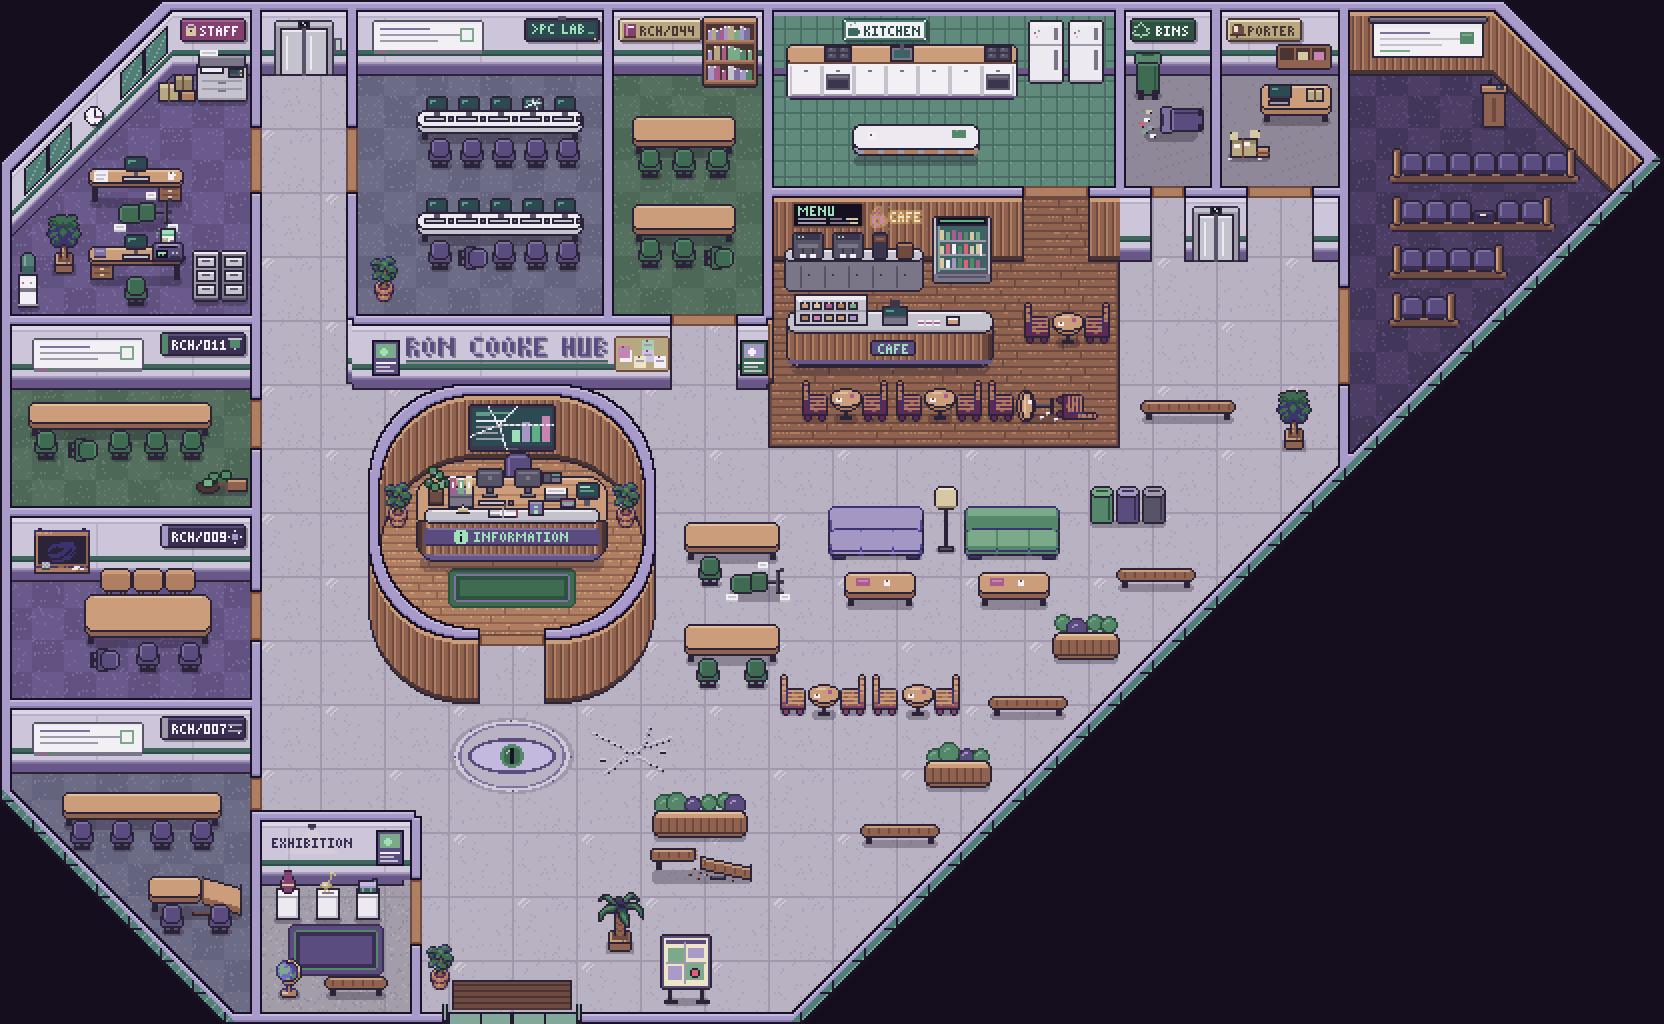

Tiled map render using the project's own tile images. Description and the map definition, with tile-layer contents summarised, below:
An orthogonal 52x32 tile map with 32x32 px tiles, 8 tile layers (Floor, Floor Decor, Wall Faces, Wall Tops, ...), 4 tilesets and 237 objects (118x wall, 51x prop, 13x room, 10x bush, 6x bench, ...).

<map version="1.10" tiledversion="1.12.2" orientation="orthogonal" renderorder="right-down" width="52" height="32" tilewidth="32" tileheight="32" infinite="0" backgroundcolor="#140e1e" nextlayerid="18" nextobjectid="238">
 <properties>
  <property name="name" value="Ron Cooke Hub" />
  <property name="theme" value="cthulhu" />
 </properties>
 <tileset firstgid="1" source="ron_cooke_structure_32.tsx" />
 <tileset firstgid="561" source="ron_cooke_furnishings_32.tsx" />
 <tileset firstgid="2801" source="ron_cooke_props_32.tsx" />
 <tileset firstgid="3889" source="interiors_cthulhu_32.tsx" />
 <layer id="1" name="Floor" width="52" height="32">
  <data>[1664 cells, 1298 non-empty, 216 distinct tile ids]</data>
 </layer>
 <layer id="2" name="Floor Decor" width="52" height="32">
  <data>[1664 cells, 129 non-empty, 117 distinct tile ids]</data>
 </layer>
 <layer id="3" name="Wall Faces" width="52" height="32">
  <data>[1664 cells, 382 non-empty, 150 distinct tile ids]</data>
 </layer>
 <layer id="4" name="Wall Tops" width="52" height="32">
  <data>[1664 cells, 454 non-empty, 108 distinct tile ids]</data>
 </layer>
 <layer id="5" name="Wall Decor" width="52" height="32">
  <data>[1664 cells, 179 non-empty, 179 distinct tile ids]</data>
 </layer>
 <layer id="6" name="Furniture" width="52" height="32">
  <data>[1664 cells, 554 non-empty, 554 distinct tile ids]</data>
 </layer>
 <layer id="7" name="Interactables" width="52" height="32">
  <data>[1664 cells, 4 non-empty, 4 distinct tile ids]</data>
 </layer>
 <layer id="8" name="Above Player" width="52" height="32">
  <data>[1664 cells, 23 non-empty, 23 distinct tile ids]</data>
 </layer>
 <objectgroup id="9" name="Collision" visible="0">
  <object id="1" name="Glass wall (north-west corner)" type="wall" x="0" y="160">
   <polygon points="0,0 160,-160 248,-160 0,88" />
  </object>
  <object id="2" name="Wall (lecture theatre corner)" type="wall" x="1418" y="0">
   <polygon points="0,0 88,0 246,158 246,246" />
  </object>
  <object id="3" name="Glass wall (big window)" type="wall" x="1664" y="140">
   <polygon points="0,0 0,24 -860,884 -884,884" />
  </object>
  <object id="4" name="Glass wall (south-west corner)" type="wall" x="0" y="778">
   <polygon points="0,0 0,24 222,246 246,246" />
  </object>
  <object id="5" name="Demo space wall" type="wall" x="416.2" y="396.2">
   <polygon points="0,0 -10.4,10 -14,10 -32,30 -32,33.6 -36,36 -36,39.6 -40,44 -40,49.6 -44,54 -46,71.6 -48,72 -48,223.6 -46,224 -44,241.6 -40,246 -40,251.6 -38,252 -36,259.6 -14,285.6 -10.4,285.6 -6,291.6 -2.4,291.6 0,295.6 3.6,295.6 8,299.6 13.6,299.6 18,303.6 25.6,303.6 26,305.6 35.6,305.6 36,307.6 63.6,307.6 63.6,232 48,232 47.6,230 38,230 37.6,228 30,228 25.6,224 20,224 19.6,222 12,220 9.6,216 6,216 1.6,210 -2,210 -14.4,197.6 -14.4,194 -24.4,183.6 -24.4,180 -28.4,175.6 -28.4,170 -32.4,165.6 -32.4,158 -34.4,157.6 -32.4,130 -28.4,125.6 -28.4,120 -26.4,119.6 -24.4,112 -14.4,101.6 -14.4,98 6,79.6 9.6,79.6 12,75.6 15.6,75.6 20,71.6 25.6,71.6 30,67.6 47.6,65.6 48,63.6 143.6,63.6 144,65.6 153.6,65.6 154,67.6 161.6,67.6 166,71.6 171.6,71.6 172,73.6 179.6,75.6 182,79.6 185.6,79.6 190,85.6 193.6,85.6 216,112 216,115.6 220,120 220,125.6 224,130 224,137.6 226,138 226,157.6 224,158 224,165.6 220,170 220,175.6 218,176 216,183.6 212,186 212,189.6 206,194 206,197.6 193.6,210 190,210 179.6,220 176,220 171.6,224 166,224 161.6,228 144,230 143.6,232 128,232 128,307.6 155.6,307.6 156,305.6 173.6,303.6 178,299.6 183.6,299.6 184,297.6 191.6,295.6 202,285.6 205.6,285.6 223.6,265.6 223.6,262 227.6,259.6 227.6,256 231.6,251.6 231.6,246 235.6,241.6 237.6,224 239.6,223.6 239.6,72 237.6,71.6 235.6,54 231.6,49.6 231.6,44 229.6,43.6 227.6,36 217.6,25.6 217.6,22 197.6,4 194,4 191.6,0 188,0 183.6,-4 178,-4 173.6,-8 156,-10 155.6,-12 36,-12 35.6,-10 18,-8 13.6,-4 8,-4 7.6,-2" />
  </object>
  <object id="6" name="Wall 1" type="wall" x="250" y="0" width="1168" height="76" />
  <object id="7" name="Wall 2" type="wall" x="248" y="2" width="2" height="74" />
  <object id="8" name="Wall 3" type="wall" x="1418" y="2" width="2" height="74" />
  <object id="9" name="Wall 4" type="wall" x="246" y="4" width="2" height="72" />
  <object id="10" name="Wall 5" type="wall" x="1420" y="4" width="2" height="72" />
  <object id="11" name="Wall 6" type="wall" x="244" y="6" width="2" height="70" />
  <object id="12" name="Wall 7" type="wall" x="1422" y="6" width="2" height="70" />
  <object id="13" name="Wall 8" type="wall" x="242" y="8" width="2" height="68" />
  <object id="14" name="Wall 9" type="wall" x="1424" y="8" width="2" height="68" />
  <object id="15" name="Wall 10" type="wall" x="240" y="10" width="2" height="66" />
  <object id="16" name="Wall 11" type="wall" x="1426" y="10" width="2" height="66" />
  <object id="17" name="Wall 12" type="wall" x="238" y="12" width="2" height="64" />
  <object id="18" name="Wall 13" type="wall" x="1428" y="12" width="2" height="64" />
  <object id="19" name="Wall 14" type="wall" x="236" y="14" width="2" height="62" />
  <object id="20" name="Wall 15" type="wall" x="1430" y="14" width="2" height="62" />
  <object id="21" name="Wall 16" type="wall" x="234" y="16" width="2" height="60" />
  <object id="22" name="Wall 17" type="wall" x="1432" y="16" width="2" height="60" />
  <object id="23" name="Wall 18" type="wall" x="232" y="18" width="2" height="58" />
  <object id="24" name="Wall 19" type="wall" x="1434" y="18" width="2" height="58" />
  <object id="25" name="Wall 20" type="wall" x="230" y="20" width="2" height="56" />
  <object id="26" name="Wall 21" type="wall" x="1436" y="20" width="2" height="56" />
  <object id="27" name="Wall 22" type="wall" x="228" y="22" width="2" height="54" />
  <object id="28" name="Wall 23" type="wall" x="1438" y="22" width="2" height="54" />
  <object id="29" name="Wall 24" type="wall" x="226" y="24" width="2" height="52" />
  <object id="30" name="Wall 25" type="wall" x="1440" y="24" width="2" height="52" />
  <object id="31" name="Wall 26" type="wall" x="224" y="26" width="2" height="50" />
  <object id="32" name="Wall 27" type="wall" x="1442" y="26" width="2" height="50" />
  <object id="33" name="Wall 28" type="wall" x="222" y="28" width="2" height="48" />
  <object id="34" name="Wall 29" type="wall" x="1444" y="28" width="2" height="48" />
  <object id="35" name="Wall 30" type="wall" x="220" y="30" width="2" height="46" />
  <object id="36" name="Wall 31" type="wall" x="1446" y="30" width="2" height="46" />
  <object id="37" name="Wall 32" type="wall" x="218" y="32" width="2" height="44" />
  <object id="38" name="Wall 33" type="wall" x="1448" y="32" width="2" height="44" />
  <object id="39" name="Wall 34" type="wall" x="216" y="34" width="2" height="42" />
  <object id="40" name="Wall 35" type="wall" x="1450" y="34" width="2" height="42" />
  <object id="41" name="Wall 36" type="wall" x="214" y="36" width="2" height="40" />
  </objectgroup>
 <objectgroup color="#e6c35a" id="10" name="Lights" visible="0">
  <properties>
   <property name="darkness" type="color" value="#ff6e6488" />
  </properties>
  <!-- 51 objects omitted --></objectgroup>
 <objectgroup id="11" name="Spawns">
  <!-- 16 objects omitted --></objectgroup>
 <objectgroup id="15" name="Doors">
  <!-- 15 objects omitted --></objectgroup>
 <objectgroup id="16" name="Interactables">
  <!-- 14 objects omitted --></objectgroup>
 <objectgroup id="17" name="Rooms" visible="0">
  <!-- 13 objects omitted --></objectgroup>
</map>
<!-- 196 of 237 objects omitted -->
